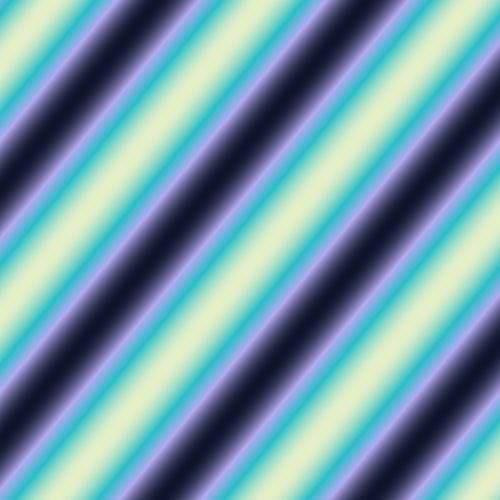
Frame 1 (no input)
Frame 60 (the mouse pressed at the canvas centre just before this capture): identical to frame 1, image omitted
Frame 120 (the mouse held since frame 60 and released just before this capture): identical to frame 1, image omitted

The Processing sketch that drew this single still picture (run headless with seeded random() and noise(); from frame 60 on, the mouse is pressed at the canvas centre):

// Processing sketch: Wave_Gradient
// ── Wave_Gradient.pde
//Wave Gradient
//This sketch creates a wave-like gradient using sine values
void setup() {
  size(500, 500);
}
//Colour: Blue, Purple, Cyan, White
void draw() {
loadPixels();
color midnightBlue = color(13, 20, 42);
color lavenderPurple = color(180, 170, 240);
color neonCyan = color(40, 190, 200);
color softWhite = color(230, 240, 200);
//Check pixel on the canvas
for (int x = 0; x < width; x++) {
    for (int y = 0; y < height; y++) {
//Use sine to create a repeating wave pattern based on x and y position
float wave = sin(x * 0.03 + y * 0.025);
//value from -1 to 1 into a 0 to 1 colour range
float t = map(wave, -1, 1, 0, 1);

//Create a color variable called c
color c;
//Blue to purple
if (t < 0.33) {
float localT = map(t, 0, 0.33, 0, 1);
//Blend smoothly between blue and purple
c = lerpColor(midnightBlue, lavenderPurple, localT);
}
//Purple to cyan
else if (t < 0.66) {float localT = map(t, 0.33, 0.66, 0, 1);
//Blend smoothly between purple and cyan
c = lerpColor(lavenderPurple, neonCyan, localT);}
//Cyan to white
else {float localT = map(t, 0.66, 1, 0, 1);
//Blend smoothly between cyan and white
c = lerpColor(neonCyan, softWhite, localT);}

pixels[x + y * width] = c;}
  }
  updatePixels();
}
